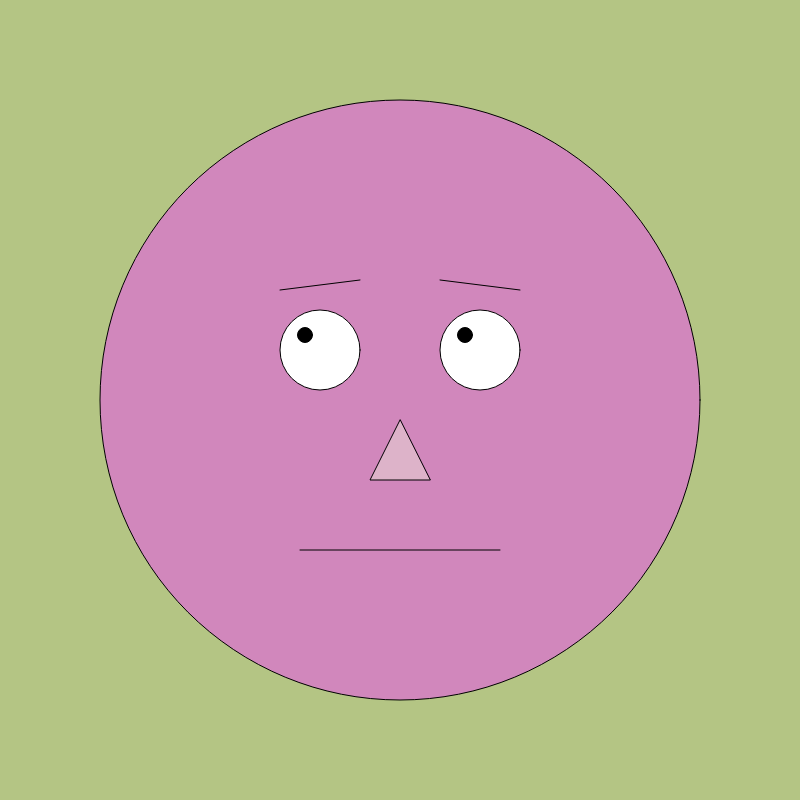
Frame 1 (no input)
Frame 60 (no input): identical to frame 1, image omitted
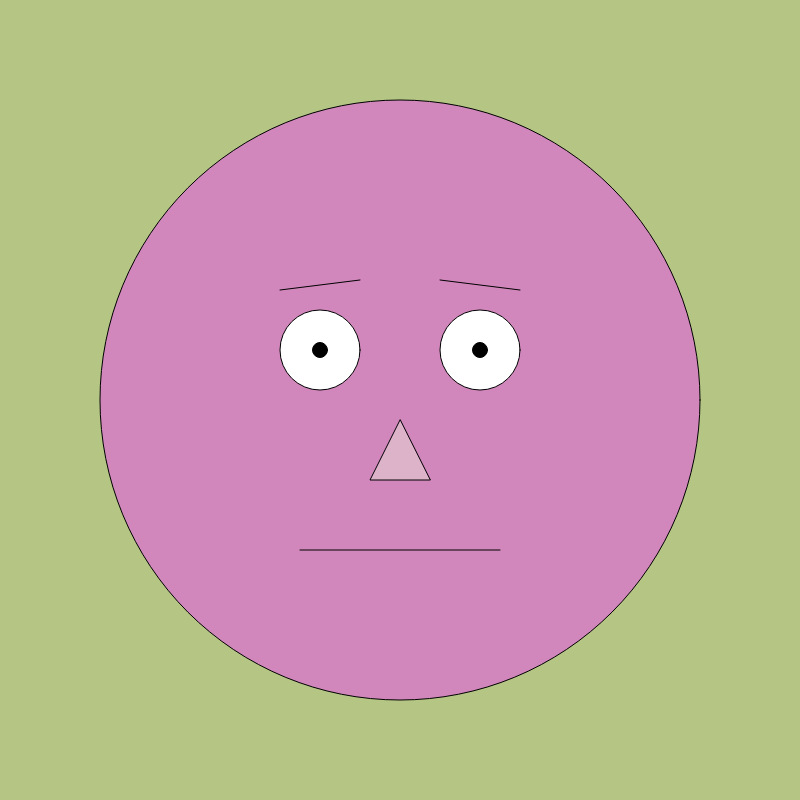
Frame 120 (the mouse pressed at the canvas centre since frame 60)

The p5.js sketch that drew these frames (run headless with seeded random() and noise() and a simulated clock; from frame 60 on, the mouse is pressed at the canvas centre):

// p5.js sketch
// ── sketch.js
function setup() {
  createCanvas(800, 800);
}

let olhoX;
let olhoY;

function draw() {
  background("#B4C584");
 
  fill("#D187BC");
  circle(400, 400, 600);

  fill("white");
  circle(320, 350, 80); // olho esquerdo
  circle(480, 350, 80); // olho direito

  line(300, 550, 500, 550);

  fill("#DDB3C9");
  triangle(400, 420, 370, 480, 430, 480);

  line(280, 290, 360, 280); // esquerda
  line(440, 280, 520, 290); // direita

  olhoX = map(mouseX, 0, width, -15, 15);
  olhoY = map(mouseY, 0, height, -15, 15);

  fill(0); // Pupilas pretas
  circle(320 + olhoX, 350 + olhoY, 15); // pupila esquerda
  circle(480 + olhoX, 350 + olhoY, 15); // pupila direita

  if (mouseIsPressed) {
    console.log(mouseX, mouseY);
  }
}
